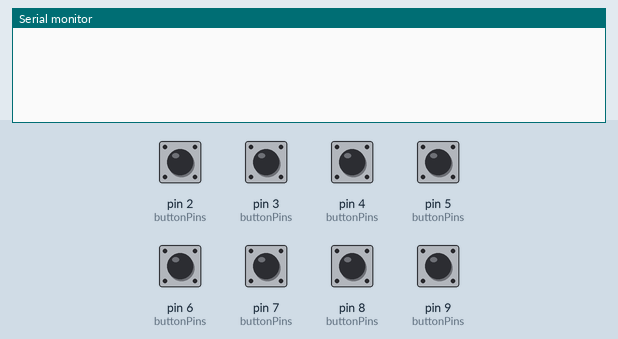
Simulated run of this sketch. Board: Arduino Uno, built with avr-gcc and run on an emulated ATmega328P. Parts: the last lines printed to the serial monitor. Inputs (shaded band) come from the test bench; at power-on: pin 2 (buttonPins), pin 3 (buttonPins), pin 4 (buttonPins), pin 5 (buttonPins), pin 6 (buttonPins), pin 7 (buttonPins), pin 8 (buttonPins), pin 9 (buttonPins) HIGH.

Above: at 1.2 s.
1.3 s: pin 2 (buttonPins) pulled LOW for 0.15 s
At 2.6 s:
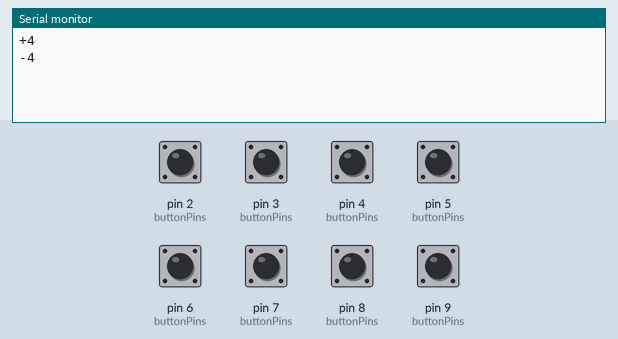
2.9 s: pin 3 (buttonPins) pulled LOW for 0.15 s
At 4.0 s:
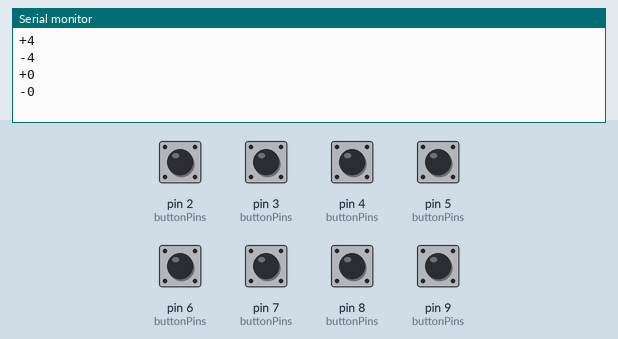
4.5 s: pin 4 (buttonPins) pulled LOW for 0.15 s
At 5.2 s:
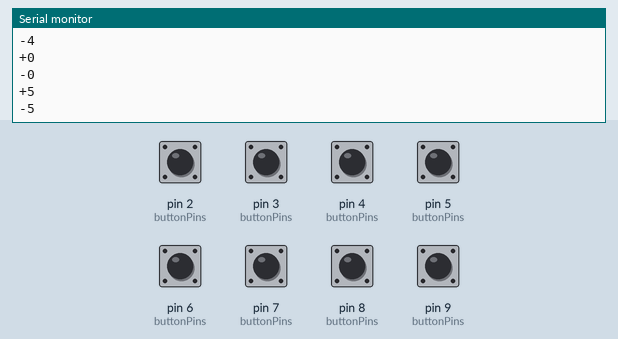
6.1 s: pin 5 (buttonPins) pulled LOW for 0.15 s
At 7.4 s:
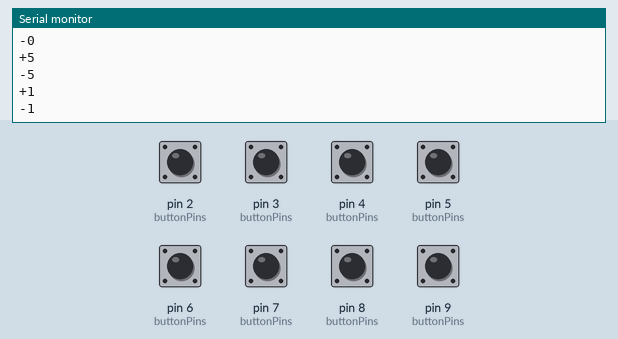
7.7 s: pin 6 (buttonPins) pulled LOW for 0.15 s
At 8.8 s:
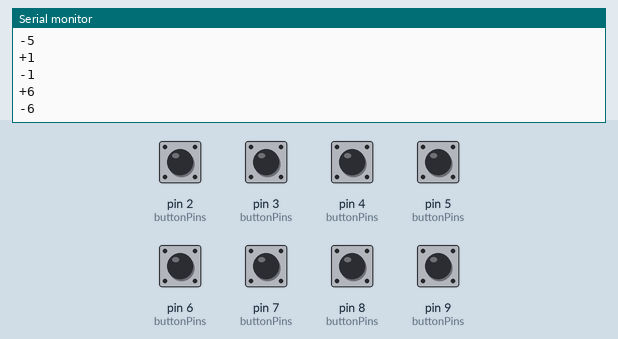
9.3 s: pin 7 (buttonPins) pulled LOW for 0.15 s
At 10.1 s:
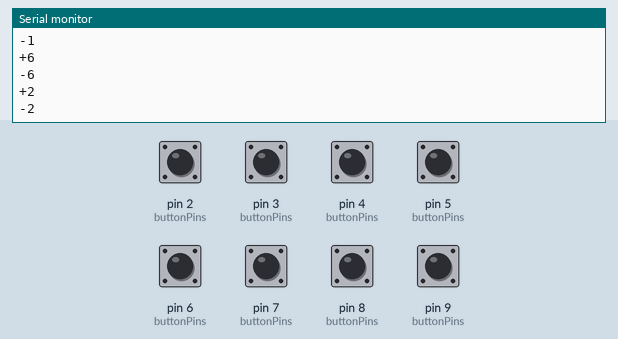
Timing chart, 0 to 11.9 s (numbered marks = the images above; inputs shaded):
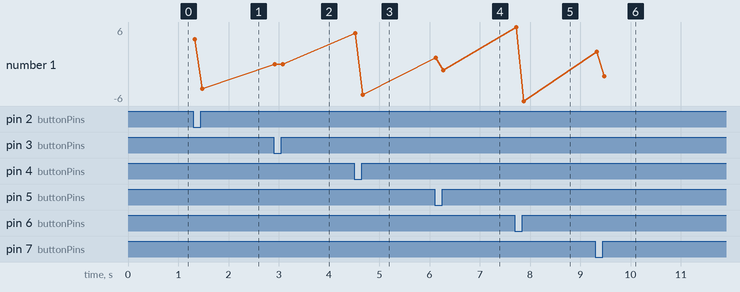

Measured:
- after the input at 1.3 s, the serial monitor: prints a new line at once (image 1)
- after the input at 2.9 s, the serial monitor: prints a new line at once (image 2)
- after the input at 4.5 s, the serial monitor: prints a new line at once (image 3)
- after the input at 6.1 s, the serial monitor: prints a new line at once (image 4)
- after the input at 7.7 s, the serial monitor: prints a new line at once (image 5)
- after the input at 9.3 s, the serial monitor: prints a new line at once (image 6)
- plotted number 1: -4 → 0 after the input at 2.9 s, 0 → -5 after the input at 4.5 s, -5 → -1 after the input at 6.1 s, -1 → -6 after the input at 7.7 s, -6 → -2 after the input at 9.3 s

The sketch:

main.ino
```cpp
const int BUTTON_COUNT = 8;
int buttonPins[BUTTON_COUNT] = {3, 5, 7, 9, 2, 4, 6, 8}; // Bottom row to upper row
int buttonStates[BUTTON_COUNT] = {};
int lastButtonStates[BUTTON_COUNT] = {};

unsigned long lastDebounceTime = 0;
unsigned long debounceDelay = 25;

void setup() {
  initializeButtons();
  Serial.begin(9600);
}

void initializeButtons() {
  for (int i = 0; i < BUTTON_COUNT; i++) {
    int buttonPin = buttonPins[i];
    pinMode(buttonPin, INPUT_PULLUP);

    // Prevent first time false positives
    buttonStates[i] = digitalRead(buttonPin);
    lastButtonStates[i] = buttonStates[i];
  }
}

void loop() {
  for (int i = 0; i < BUTTON_COUNT; i++) {
    int buttonPin = buttonPins[i];
    int reading = digitalRead(buttonPin);

    if (reading != lastButtonStates[i]) {
      lastDebounceTime = millis();
    }

    // Try to prevent false-positives with button presses
    // with slight delay :(
    if ((millis() - lastDebounceTime) > debounceDelay) {
      if (reading != buttonStates[i]) {
        buttonStates[i] = reading;

        if (reading == LOW) {
          Serial.print("+");  // + prefix means pressed in listener
          Serial.println(i);
        } else {
          Serial.print("-");  // - prefix means released in listener
          Serial.println(i);
        }
      }
    }

    lastButtonStates[i] = reading;
  }
}
```
